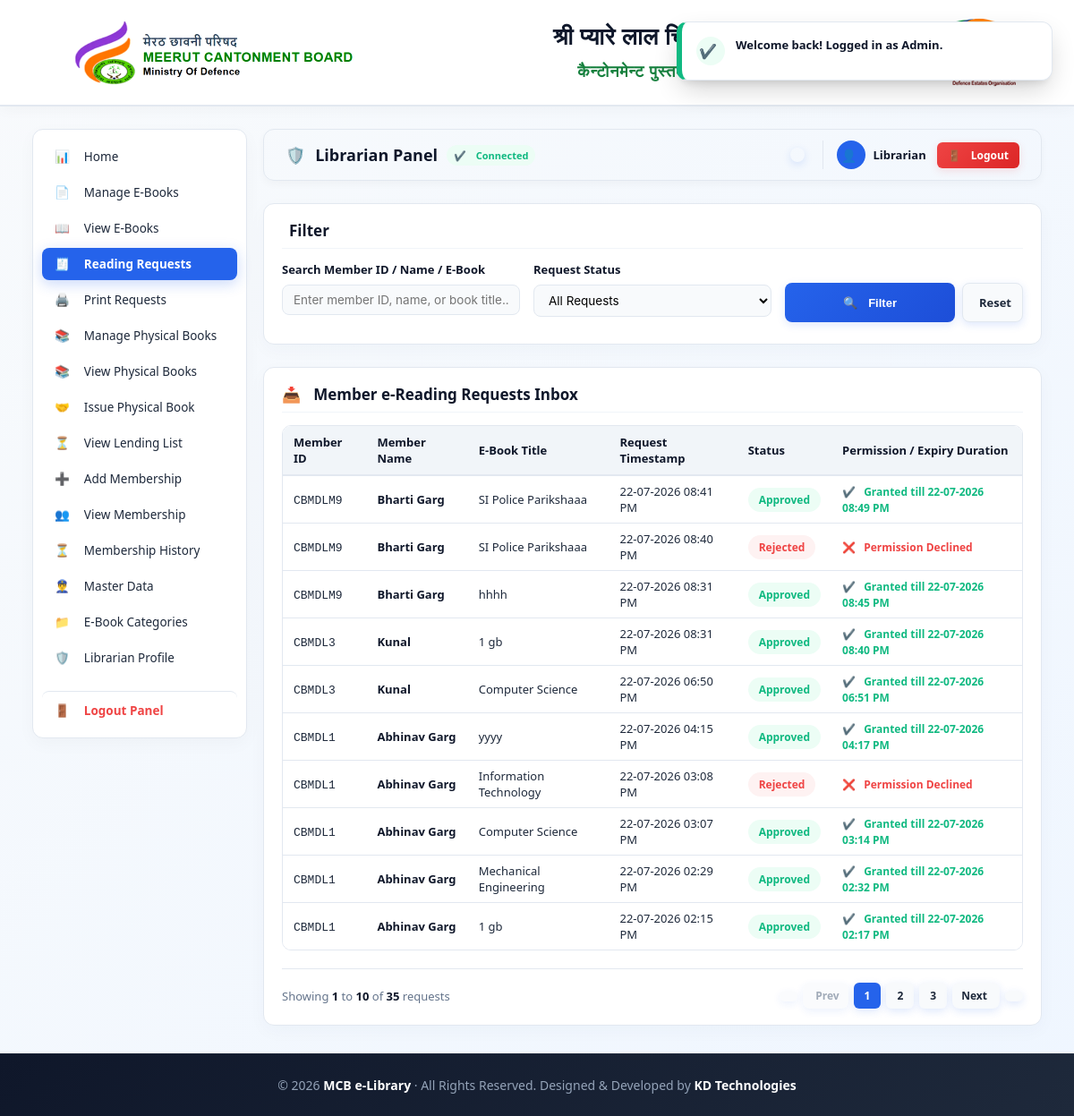
The page /index.php?action=admin&tab=requests (signed in) on the database its author committed.
### tables this page shows
CREATE TABLE `reading_requests` (
  `id` int(11) NOT NULL,
  `member_id` int(11) NOT NULL,
  `ebook_id` int(11) NOT NULL,
  `status` enum('Pending','Approved','Rejected','Expired') DEFAULT 'Pending',
  `requested_at` datetime DEFAULT current_timestamp(),
  `approved_at` datetime DEFAULT NULL,
  `expires_at` datetime DEFAULT NULL
);

CREATE TABLE `members` (
  `id` int(11) NOT NULL,
  `membership_id` varchar(30) NOT NULL,
  `name` varchar(150) NOT NULL,
  `gender` enum('Male','Female','Other') DEFAULT 'Male',
  `guardian_name` varchar(150) NOT NULL,
  `mobile` varchar(20) NOT NULL,
  `password` varchar(255) NOT NULL,
  `email` varchar(150) DEFAULT NULL,
  `address` text NOT NULL,
  `aadhar_no` varchar(30) NOT NULL,
  `duration` enum('Yearly','Half Yearly','Quarterly','Monthly','Daily') NOT NULL,
  `shift` enum('Both','Morning','Evening') DEFAULT 'Both',
  `start_date` date NOT NULL,
  `end_date` date NOT NULL,
  `membership_fee` varchar(50) NOT NULL,
  `payment_id` varchar(150) NOT NULL,
  `created_at` timestamp NULL DEFAULT current_timestamp(),
  `is_active` tinyint(1) DEFAULT 1,
  `membership_plan_id` int(11) DEFAULT NULL,
  `approved` tinyint(1) DEFAULT 1
);

CREATE TABLE `ebooks` (
  `id` int(11) NOT NULL,
  `category_id` int(11) NOT NULL,
  `title` varchar(255) NOT NULL,
  `keywords` varchar(500) DEFAULT NULL,
  `pdf_file` varchar(255) NOT NULL,
  `created_at` timestamp NULL DEFAULT current_timestamp()
);

### config.php (called while the page is built, shortened)
<?php
function e($v){ return htmlspecialchars((string)$v, ENT_QUOTES, 'UTF-8'); }
?>

### app/views/admin/requests.php (the view, shortened to what this page needs)
<?php
$status_filter = $_GET['status_filter'] ?? 'All';
$search = trim($_GET['search'] ?? '');
$where_sql = '';
$p_limit = 10;
$p_page = max(1, (int)($_GET['p_page'] ?? 1));
$cnt_query_str = "SELECT COUNT(*) c FROM reading_requests r JOIN members m ON m.id = r.member_id JOIN ebooks e ON e.id = r.ebook_id $where_sql";
$total_items = (int)($db->query($cnt_query_str)->fetch_assoc()['c'] ?? 0);
$total_pages = ceil($total_items / $p_limit);
$p_offset = ($p_page - 1) * $p_limit;
$query_str = "SELECT r.*, m.name, m.membership_id, e.title FROM reading_requests r JOIN members m ON m.id = r.member_id JOIN ebooks e ON e.id = r.ebook_id $where_sql ORDER BY r.requested_at DESC LIMIT $p_limit OFFSET $p_offset";
?>
<div class="card" style="margin-bottom: 25px;">
    <h3><i class="fa-solid fa-filter"></i>Filter</h3>
    <form method="get" class="grid" style="grid-template-columns: repeat(auto-fit, minmax(200px, 1fr)); gap: 15px;">
        <div>
            <label for="req_search">Search Member ID / Name / E-Book</label>
            <input id="req_search" name="search" value="<?= e($search) ?>" placeholder="Enter member ID, name, or book title...">
        </div>
        <div>
            <label for="req_status">Request Status</label>
            <select id="req_status" name="status_filter">
                <option value="All" <?= $status_filter === 'All' ? 'selected' : '' ?>>All Requests</option>
            </select>
        </div>
        <div>
            <div style="display:flex; gap:8px;">
                <button type="submit" style="flex:1; padding:12px;"><i class="fa-solid fa-magnifying-glass"></i> Filter</button>
                <a href="?action=admin&tab=requests" class="btn btn-secondary" style="display:flex; align-items:center; justify-content:center; padding:12px; background:var(--bg-slate); color:var(--text-color); border:1px solid var(--border-color); text-decoration:none;"><i class="fa-solid fa-rotate-left"></i> Reset</a>
            </div>
        </div>
    </form>
</div>
<div class="card">
    <h3><i class="fa-solid fa-inbox"></i> Member e-Reading Requests Inbox</h3>
    <div class="table-responsive">
        <table id="requestsTable">
            <thead>
                <tr>
                    <th>Member ID</th>
                    <th>Member Name</th>
                    <th>E-Book Title</th>
                    <th>Request Timestamp</th>
                    <th>Status</th>
                    <th>Permission / Expiry Duration</th>
                </tr>
            </thead>
            <tbody>
                <?php
                $x = $db->query($query_str);
                if ($x->num_rows === 0) {
                    echo '<tr><td colspan="6" style="text-align:center; padding: 30px; color:var(--text-muted);"><i class="fa-solid fa-circle-info" style="font-size:20px; margin-bottom:10px; display:block; color:var(--primary);"></i> No requests match the selected filters.</td></tr>';
                } else {
                    while($r = $x->fetch_assoc()) {
                        $statusText = $r['status'];
                        $badgeClass = 'badge-orange';
                        if ($r['status'] === 'Approved') $badgeClass = 'badge-green';
                        if ($r['status'] === 'Rejected') $badgeClass = 'badge-red';
                        echo '<tr>';
                        echo '<td><code>' . e($r['membership_id']) . '</code></td>';
                        echo '<td><strong style="color:var(--navy-dark);">' . e($r['name']) . '</strong></td>';
                        echo '<td>' . e($r['title']) . '</td>';
                        echo '<td>' . date('d-m-Y h:i A', strtotime($r['requested_at'])) . '</td>';
                        echo '<td><span class="badge ' . $badgeClass . '">' . $statusText . '</span></td>';
                        echo '<td>';
                        if ($r['status'] === 'Pending') {
                            echo '
                            <div style="display:inline-flex; gap:6px; align-items:center;">
                                 <form method="post" action="?action=approve" style="display:inline-flex; gap:6px; align-items:center; margin:0;">
                                     ' . csrf_input() . '
                                     <input type="hidden" name="request_id" value="' . $r['id'] . '">
                                     <input type="number" name="minutes" min="1" placeholder="Minutes" required style="width:90px; margin:0; padding:8px;">
                                     <button class="btn" style="padding:8px 12px; background:var(--accent-green);"><i class="fa-solid fa-check"></i> Grant Access</button>
                                 </form>
                                 <form method="post" action="?action=reject" style="display:inline-block; margin:0;">
                                     ' . csrf_input() . '
                                     <input type="hidden" name="request_id" value="' . $r['id'] . '">
                                     <button class="btn btn-danger" style="padding:8px 12px;"><i class="fa-solid fa-xmark"></i> Reject</button>
                                 </form>
                            </div>';
                        } elseif ($r['status'] === 'Approved') {
                            echo '<span style="font-size:12px; color:var(--accent-green); font-weight:600;"><i class="fa-solid fa-circle-check"></i> Granted till ' . date('d-m-Y h:i A', strtotime($r['expires_at'])) . '</span>';
                        } else {
                            echo '<span style="font-size:12px; color:var(--accent-red); font-weight:600;"><i class="fa-solid fa-circle-xmark"></i> Permission Declined</span>';
                        }
                        echo '</td>';
                        echo '</tr>';
                    }
                }
                ?>
            </tbody>
        </table>
    </div>
    <?php if ($total_pages > 1): ?>
        <?php
        $qs = $_GET;
        unset($qs['p_page']);
        $qs_str = http_build_query($qs);
        $qs_str = $qs_str ? '&' . $qs_str : '';
        ?>
        <div class="pagination-container" style="display:flex; justify-content:space-between; align-items:center; margin-top:20px; flex-wrap:wrap; gap:15px; border-top:1px solid var(--border-color); padding-top:15px;">
            <div style="font-size:13px; color:var(--text-muted);">
                Showing <strong><?= $p_offset + 1 ?></strong> to <strong><?= min($p_offset + $p_limit, $total_items) ?></strong> of <strong><?= $total_items ?></strong> requests
            </div>
            <div class="pagination" style="display:flex; align-items:center; gap:6px;">
                <?php if ($p_page > 1): ?>
                    <a href="?p_page=1<?= $qs_str ?>" class="btn" style="padding:6px 10px; background:var(--bg-slate); color:var(--text-color); font-size:12px; display:inline-flex; align-items:center;" title="First Page"><i class="fa-solid fa-angles-left"></i></a>
                    <a href="?p_page=<?= $p_page - 1 ?><?= $qs_str ?>" class="btn" style="padding:6px 10px; background:var(--bg-slate); color:var(--text-color); font-size:12px; display:inline-flex; align-items:center; gap:4px;" title="Previous Page"><i class="fa-solid fa-angle-left"></i> Prev</a>
                <?php else: ?>
                    <span class="btn disabled" style="padding:6px 10px; background:var(--bg-slate); color:var(--text-muted); font-size:12px; display:inline-flex; align-items:center; cursor:not-allowed; opacity:0.6;"><i class="fa-solid fa-angles-left"></i></span>
                    <span class="btn disabled" style="padding:6px 10px; background:var(--bg-slate); color:var(--text-muted); font-size:12px; display:inline-flex; align-items:center; gap:4px; cursor:not-allowed; opacity:0.6;"><i class="fa-solid fa-angle-left"></i> Prev</span>
                <?php endif; ?>
                <?php
                $start_p = max(1, $p_page - 2);
                $end_p = min($total_pages, $p_page + 2);
                for($i = $start_p; $i <= $end_p; $i++):
                ?>
                    <?php if ($i == $p_page): ?>
                        <span class="btn" style="padding:6px 12px; background:var(--primary); color:white; font-size:12px; font-weight:700; border-radius:6px;"><?= $i ?></span>
                    <?php else: ?>
                        <a href="?p_page=<?= $i ?><?= $qs_str ?>" class="btn" style="padding:6px 12px; background:var(--bg-slate); color:var(--text-color); font-size:12px; border-radius:6px;"><?= $i ?></a>
                    <?php endif; ?>
                <?php endfor; ?>
                <?php if ($p_page < $total_pages): ?>
                    <a href="?p_page=<?= $p_page + 1 ?><?= $qs_str ?>" class="btn" style="padding:6px 10px; background:var(--bg-slate); color:var(--text-color); font-size:12px; display:inline-flex; align-items:center; gap:4px;" title="Next Page">Next <i class="fa-solid fa-angle-right"></i></a>
                    <a href="?p_page=<?= $total_pages ?><?= $qs_str ?>" class="btn" style="padding:6px 10px; background:var(--bg-slate); color:var(--text-color); font-size:12px; display:inline-flex; align-items:center;" title="Last Page"><i class="fa-solid fa-angles-right"></i></a>
                <?php endif; ?>
            </div>
        </div>
    <?php endif; ?>
</div>

### app/views/layout/header.php (style rules this page uses)
:root { --primary: #2563eb; --primary-hover: #1d4ed8; --bg-slate: #f8fafc; --bg-card: #ffffff; --navy-dark: #0f172a; --navy-light: #1e293b; --text-dark: #1e293b; --text-muted: #64748b; --border-color: #e2e8f0; --accent-green: #10b981; --accent-red: #ef4444; --accent-orange: #f59e0b; }
* { box-sizing: border-box; transition: all 0.2s ease-in-out; }
body { margin: 0; font-family: system-ui, -apple-system, "Segoe UI", Roboto, Helvetica, Arial, sans-serif; background: linear-gradient(135deg, #f8fafc, #eff6ff); color: var(--text-dark); min-height: 100vh; display: flex; flex-direction: column; }
h1, h2, h3, h4, strong { font-family: system-ui, -apple-system, "Segoe UI", Roboto, Helvetica, Arial, sans-serif; color: var(--navy-dark); }
.card { background: var(--bg-card); padding: 18px 20px; border-radius: 12px; border: 1px solid var(--border-color); box-shadow: 0 6px 20px rgba(22, 52, 91, 0.03); margin-bottom: 16px; position: relative; overflow: hidden; }
.card::before { content: ''; position: absolute; top: 0; left: 0; width: 100%; height: 4px; background: linear-gradient(90deg, var(--primary), #60a5fa); opacity: 0; }
.card h3 { margin-top: 0; font-size: 17px; font-weight: 600; border-bottom: 1px solid #f1f5f9; padding-bottom: 8px; margin-bottom: 14px; display: flex; align-items: center; gap: 8px; }
.grid { display: grid; grid-template-columns: repeat(auto-fit, minmax(300px, 1fr)); gap: 16px; }
label { display: block; margin-bottom: 4px; font-weight: 600; font-size: 13px; color: var(--navy-dark); }
input, select, textarea { width: 100%; padding: 8px 12px; margin: 4px 0 12px 0; border: 1px solid var(--border-color); border-radius: 8px; background-color: #f8fafc; font-family: 'Inter', sans-serif; font-size: 13.5px; }
button, .btn { background: linear-gradient(135deg, var(--primary), var(--primary-hover)); color: white; border: 0; padding: 8px 18px; border-radius: 8px; font-weight: 600; cursor: pointer; text-decoration: none; display: inline-flex; align-items: center; justify-content: center; gap: 6px; font-size: 13px; box-shadow: 0 3px 10px rgba(37, 99, 235, 0.15); }
.table-responsive { overflow-x: auto; border-radius: 10px; border: 1px solid var(--border-color); margin-top: 10px; }
table { width: 100%; border-collapse: collapse; font-size: 13px; background: #ffffff; }
th { background: #f1f5f9; color: var(--navy-dark); font-weight: 600; padding: 9px 12px; text-align: left; border-bottom: 2px solid var(--border-color); }
td { padding: 8px 12px; border-bottom: 1px solid var(--border-color); color: var(--text-dark); }
tr:last-child td { border-bottom: none; }
.badge { display: inline-flex; align-items: center; padding: 5px 12px; border-radius: 30px; font-size: 12px; font-weight: 600; gap: 5px; }
.badge-green { background: #ecfdf5; color: var(--accent-green); }
.badge-red { background: #fef2f2; color: var(--accent-red); }

### rows shown on the page
reading_requests: member.membership_id "CBMDLM9", member.name "Bharti Garg", ebook.title "SI Police Parikshaaa", requested_at "22-07-2026 08:41 PM", status "Approved", expires_at "22-07-2026 08:49 PM"
reading_requests: member.membership_id "CBMDLM9", member.name "Bharti Garg", ebook.title "SI Police Parikshaaa", requested_at "22-07-2026 08:40 PM", status "Rejected", shows "Permission Declined"
reading_requests: member.membership_id "CBMDLM9", member.name "Bharti Garg", ebook.title "hhhh", requested_at "22-07-2026 08:31 PM", status "Approved", expires_at "22-07-2026 08:45 PM"
reading_requests: member.membership_id "CBMDL3", member.name "Kunal", ebook.title "1 gb", requested_at "22-07-2026 08:31 PM", status "Approved", expires_at "22-07-2026 08:40 PM"
reading_requests: member.membership_id "CBMDL3", member.name "Kunal", ebook.title "Computer Science", requested_at "22-07-2026 06:50 PM", status "Approved", expires_at "22-07-2026 06:51 PM"
reading_requests: member.membership_id "CBMDL1", member.name "Abhinav Garg", ebook.title "yyyy", requested_at "22-07-2026 04:15 PM", status "Approved", expires_at "22-07-2026 04:17 PM"
reading_requests: member.membership_id "CBMDL1", member.name "Abhinav Garg", ebook.title "Information Technology", requested_at "22-07-2026 03:08 PM", status "Rejected", shows "Permission Declined"
reading_requests: member.membership_id "CBMDL1", member.name "Abhinav Garg", ebook.title "Computer Science", requested_at "22-07-2026 03:07 PM", status "Approved", expires_at "22-07-2026 03:14 PM"
reading_requests: member.membership_id "CBMDL1", member.name "Abhinav Garg", ebook.title "Mechanical Engineering", requested_at "22-07-2026 02:29 PM", status "Approved", expires_at "22-07-2026 02:32 PM"
reading_requests: member.membership_id "CBMDL1", member.name "Abhinav Garg", ebook.title "1 gb", requested_at "22-07-2026 02:15 PM", status "Approved", expires_at "22-07-2026 02:17 PM"

### other values the page prints
$_SESSION['admin_user'] "Librarian"
$p_offset + 1 "1"
min($p_offset + $p_limit, $total_items) "10"
$total_items "35"
